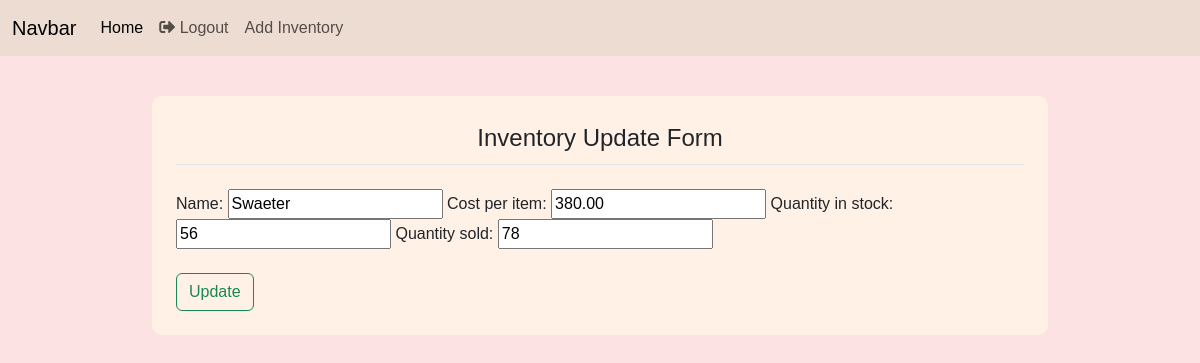
Page /inventory/product_update/5/ (signed in) on the committed database.
### inventory/models.py (models this page shows, shortened)
class Inventory(models.Model):
    name = models.CharField(max_length=100, null=False, blank=False)
    cost_per_item = models.DecimalField(max_digits=19, decimal_places=2, null=False, blank=False)
    quantity_in_stock = models.IntegerField(null=False, blank=False)
    quantity_sold = models.IntegerField(null=False, blank=False)
    sales = models.DecimalField(max_digits=19, decimal_places=2, null=False, blank=False)
    stock_date = models.DateField(auto_now_add=True)
    last_sales_date = models.DateField(auto_now_add=True)

### inventory/views.py (the view)
# urls.py: path("product_update/<int:pk>/", update, name="product_update"),
@login_required()
def update(request, pk):
    inventory = get_object_or_404(Inventory, pk=pk)
    if request.method == "POST":
        updateForm = InventoryUpdateForm(data=request.POST)
        if updateForm.is_valid():
            inventory.name = updateForm.data['name']
            inventory.quantity_in_stock = updateForm.data['quantity_in_stock']
            inventory.quantity_sold = updateForm.data['quantity_sold']
            inventory.cost_per_item = updateForm.data['cost_per_item']
            inventory.sales = float(inventory.cost_per_item) * float(inventory.quantity_sold)
            inventory.save()
            messages.success(request, "Update Successful")
            return redirect(f"/inventory/")
    else:
        updateForm = InventoryUpdateForm(instance=inventory)
    return render(request, "inventory/inventory_update.html", {'form' : updateForm})

### inventory/forms.py
class InventoryUpdateForm(ModelForm):
    class Meta:
        model = Inventory
        fields = ["name", "cost_per_item", "quantity_in_stock", "quantity_sold"]

### templates/inventory/inventory_update.html (shortened to what this page needs)
{% extends "../layout.html" %}
{% load crispy_forms_tags %}
{% load static %}
{% block content %}
<div class="content-section">
    <form method="POST">
        <fieldset>
            <legend class="border-bottom pb-2 mb-4 text-center">Inventory Update Form</legend>
            <div class="form-group">
                {{ form }}
            </div>
            <div class="form-group pt-4">
                <button class="btn btn-outline-success" type="submit">Update</button>
            </div>
      </fieldset>
    </form>
</div>
{% endblock %}

### Static/css/main.css (style rules this page uses)
body { background-color: #fde2e4; font-family: Arial, sans-serif; }
.content-section { background: #fff1e6; margin: 40px; padding: 1.5rem 1.5rem; border-radius: 10px; }

### rows in the picture
Inventory: name "Swaeter", cost_per_item "380.00", quantity_in_stock "56", quantity_sold "78"
